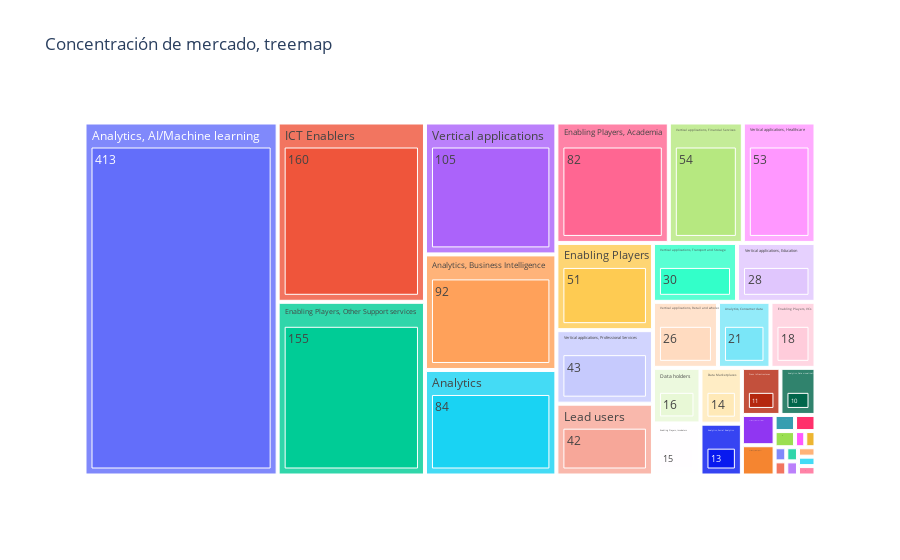

Notebook code for this chart:
### Code cell
#, values='Title', color='Title'
total_area
fig_t= px.treemap(total_area, path=['Action area', 'Title'],values='Title',title= "Concentración de mercado, treemap" )
fig_t.show()
fig_t.write_html("grafica/treemap_data.html")

### Figure 1 — Plotly figure (JSON) as saved in the notebook; plotly's stock layout.template omitted (floating-point values rounded to 4 significant figures)
{"data": [{"branchvalues": "total", "domain": {"x": [0, 1], "y": [0, 1]}, "hovertemplate": "labels=%{label}<br>Title=%{value}<br>parent=%{parent}<br>id=%{id}<extra></extra>", "ids": ["Analytics Platforms, Analytics/1", "Enabling Players, Financial Services/1", "ICT Enablers, Business Intelligence/1", "Vertical applications, Academia/1", "Vertical applications, Consumer data/1", "Vertical applications, Data visualization/1", "Vertical applications, Incubators/1", "Vertical applications, Public Administration/1", "Vertical applications, Utilites/1", "Analytics, Log analytics/2", "Vertical applications, Information & Communications/2", "Vertical applications, Other Support services/2", "Vertical applications, Construction/6", "Vertical applications, Other/6", "Analytics, Data visualization/10", "Cross Infrastructures/11", "Analytics, Social Analytics/13", "Data Marketplaces/14", "Enabling Players, Incubators/15", "Data holders/16", "Enabling Players, VCs/18", "Analytics, Consumer data/21", "Vertical applications, Retail and wholesale/26", "Vertical applications, Education/28", "Vertical applications, Transport and Storage/30", "Lead users/42", "Vertical applications, Professional Services/43", "Enabling Players/51", "Vertical applications, Healthcare/53", "Vertical applications, Financial Services/54", "Enabling Players, Academia/82", "Analytics/84", "Analytics, Business Intelligence/92", "Vertical applications/105", "Enabling Players, Other Support services/155", "ICT Enablers/160", "Analytics, AI/Machine learning/413", "Analytics", "Analytics Platforms, Analytics", "Analytics, AI/Machine learning", "Analytics, Business Intelligence", "Analytics, Consumer data", "Analytics, Data visualization", "Analytics, Log analytics", "Analytics, Social Analytics", "Cross Infrastructures", "Data Marketplaces", "Data holders", "Enabling Players", "Enabling Players, Academia", "Enabling Players, Financial Services", "Enabling Players, Incubators", "Enabling Players, Other Support services", "Enabling Players, VCs", "ICT Enablers", "ICT Enablers, Business Intelligence", "Lead users", "Vertical applications", "Vertical applications, Academia", "Vertical applications, Construction", "Vertical applications, Consumer data", "Vertical applications, Data visualization", "Vertical applications, Education", "Vertical applications, Financial Services", "Vertical applications, Healthcare", "Vertical applications, Incubators", "Vertical applications, Information & Communications", "Vertical applications, Other", "Vertical applications, Other Support services", "Vertical applications, Professional Services", "Vertical applications, Public Administration", "Vertical applications, Retail and wholesale", "Vertical applications, Transport and Storage", "Vertical applications, Utilites"], "labels": ["1", "1", "1", "1", "1", "1", "1", "1", "1", "2", "2", "2", "6", "6", "10", "11", "13", "14", "15", "16", "18", "21", "26", "28", "30", "42", "43", "51", "53", "54", "82", "84", "92", "105", "155", "160", "413", "Analytics", "Analytics Platforms, Analytics", "Analytics, AI/Machine learning", "Analytics, Business Intelligence", "Analytics, Consumer data", "Analytics, Data visualization", "Analytics, Log analytics", "Analytics, Social Analytics", "Cross Infrastructures", "Data Marketplaces", "Data holders", "Enabling Players", "Enabling Players, Academia", "Enabling Players, Financial Services", "Enabling Players, Incubators", "Enabling Players, Other Support services", "Enabling Players, VCs", "ICT Enablers", "ICT Enablers, Business Intelligence", "Lead users", "Vertical applications", "Vertical applications, Academia", "Vertical applications, Construction", "Vertical applications, Consumer data", "Vertical applications, Data visualization", "Vertical applications, Education", "Vertical applications, Financial Services", "Vertical applications, Healthcare", "Vertical applications, Incubators", "Vertical applications, Information & Communications", "Vertical applications, Other", "Vertical applications, Other Support services", "Vertical applications, Professional Services", "Vertical applications, Public Administration", "Vertical applications, Retail and wholesale", "Vertical applications, Transport and Storage", "Vertical applications, Utilites"], "name": "", "parents": ["Analytics Platforms, Analytics", "Enabling Players, Financial Services", "ICT Enablers, Business Intelligence", "Vertical applications, Academia", "Vertical applications, Consumer data", "Vertical applications, Data visualization", "Vertical applications, Incubators", "Vertical applications, Public Administration", "Vertical applications, Utilites", "Analytics, Log analytics", "Vertical applications, Information & Communications", "Vertical applications, Other Support services", "Vertical applications, Construction", "Vertical applications, Other", "Analytics, Data visualization", "Cross Infrastructures", "Analytics, Social Analytics", "Data Marketplaces", "Enabling Players, Incubators", "Data holders", "Enabling Players, VCs", "Analytics, Consumer data", "Vertical applications, Retail and wholesale", "Vertical applications, Education", "Vertical applications, Transport and Storage", "Lead users", "Vertical applications, Professional Services", "Enabling Players", "Vertical applications, Healthcare", "Vertical applications, Financial Services", "Enabling Players, Academia", "Analytics", "Analytics, Business Intelligence", "Vertical applications", "Enabling Players, Other Support services", "ICT Enablers", "Analytics, AI/Machine learning", "", "", "", "", "", "", "", "", "", "", "", "", "", "", "", "", "", "", "", "", "", "", "", "", "", "", "", "", "", "", "", "", "", "", "", "", ""], "type": "treemap", "values": [1, 1, 1, 1, 1, 1, 1, 1, 1, 2, 2, 2, 6, 6, 10, 11, 13, 14, 15, 16, 18, 21, 26, 28, 30, 42, 43, 51, 53, 54, 82, 84, 92, 105, 155, 160, 413, 84, 1, 413, 92, 21, 10, 2, 13, 11, 14, 16, 51, 82, 1, 15, 155, 18, 160, 1, 42, 105, 1, 6, 1, 1, 28, 54, 53, 1, 2, 6, 2, 43, 1, 26, 30, 1]}], "layout": {"legend": {"tracegroupgap": 0}, "title": {"text": "Concentración de mercado, treemap"}}}
